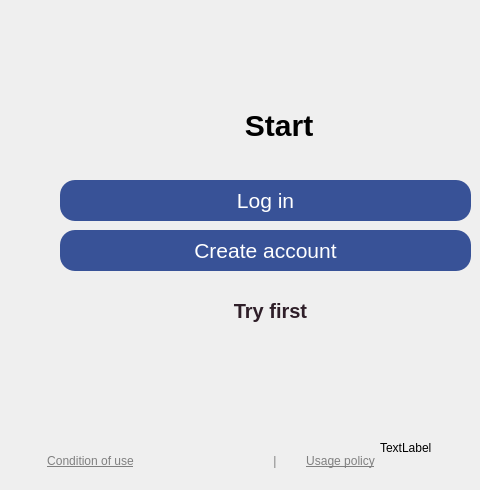
    <widget class="QWidget" name="tab_1">
     <attribute name="title">
      <string>Страница</string>
     </attribute>
     <widget class="QPushButton" name="pushButton_3">
      <property name="geometry">
       <rect>
        <x>60</x>
        <y>180</y>
        <width>411</width>
        <height>41</height>
       </rect>
      </property>
      <property name="font">
       <font>
        <pointsize>16</pointsize>
        <bold>false</bold>
       </font>
      </property>
      <property name="cursor">
       <cursorShape>PointingHandCursor</cursorShape>
      </property>
      <property name="styleSheet">
       <string notr="true">QPushButton {
    background-color: rgb(56, 82 , 151);
    border-radius: 15px;
    color: rgb(255, 255, 255);
font-weight: normal;
outline: none;

	
	

}

QPushButton:hover {
    background-color: rgb(60, 90, 156);
}
</string>
      </property>
      <property name="text">
       <string>Log in</string>
      </property>
     </widget>
     <widget class="QPushButton" name="pushButton_4">
      <property name="geometry">
       <rect>
        <x>60</x>
        <y>230</y>
        <width>411</width>
        <height>41</height>
       </rect>
      </property>
      <property name="font">
       <font>
        <pointsize>16</pointsize>
        <bold>false</bold>
       </font>
      </property>
      <property name="cursor">
       <cursorShape>PointingHandCursor</cursorShape>
      </property>
      <property name="styleSheet">
       <string notr="true">QPushButton {
    background-color: rgb(56, 82 , 151);
    border-radius: 15px;
    color: rgb(255, 255, 255);
	font-weight: normal;
outline: none;



}

QPushButton:hover {
    background-color: rgb(60, 90, 156);
}
</string>
      </property>
      <property name="text">
       <string>Create account</string>
      </property>
     </widget>
     <widget class="QLabel" name="label">
      <property name="geometry">
       <rect>
        <x>170</x>
        <y>100</y>
        <width>181</width>
        <height>51</height>
       </rect>
      </property>
      <property name="styleSheet">
       <string notr="true">
color: rgb(0, 0, 0);
font-weight: bold;
font-size: 30px</string>
      </property>
      <property name="text">
       <string>         Start</string>
      </property>
      <property name="openExternalLinks">
       <bool>false</bool>
      </property>
     </widget>
     <widget class="QPushButton" name="pushButton_12">
      <property name="geometry">
       <rect>
        <x>170</x>
        <y>290</y>
        <width>201</width>
        <height>41</height>
       </rect>
      </property>
      <property name="cursor">
       <cursorShape>PointingHandCursor</cursorShape>
      </property>
      <property name="styleSheet">
       <string notr="true">QPushButton {
	font-weight: bold;
	color: rgb(47, 31, 41);
	font-size: 20px;
	border: none; /* убирает видимые границы */
	border-radius: 15px; /* делает углы кнопки закругленными */
outline: none;
}</string>
      </property>
      <property name="text">
       <string>Try first</string>
      </property>
     </widget>
     <widget class="QLabel" name="label_3">
      <property name="geometry">
       <rect>
        <x>380</x>
        <y>440</y>
        <width>58</width>
        <height>16</height>
       </rect>
      </property>
      <property name="text">
       <string>TextLabel</string>
      </property>
     </widget>
     <widget class="QPushButton" name="pushButton_14">
      <property name="geometry">
       <rect>
        <x>30</x>
        <y>440</y>
        <width>121</width>
        <height>41</height>
       </rect>
      </property>
      <property name="cursor">
       <cursorShape>PointingHandCursor</cursorShape>
      </property>
      <property name="styleSheet">
       <string notr="true">QPushButton {
	
	color: rgb(128, 128, 128);
	font-size: 12px;
	border: none; /* убирает видимые границы */
	border-radius: 15px; /* делает углы кнопки закругленными */
	text-decoration: underline;
outline: none;
}</string>
      </property>
      <property name="text">
       <string>Condition of use</string>
      </property>
     </widget>
     <widget class="QPushButton" name="pushButton_15">
      <property name="geometry">
       <rect>
        <x>300</x>
        <y>440</y>
        <width>81</width>
        <height>41</height>
       </rect>
      </property>
      <property name="cursor">
       <cursorShape>PointingHandCursor</cursorShape>
      </property>
      <property name="styleSheet">
       <string notr="true">QPushButton {
	
	color: rgb(128, 128, 128);
	font-size: 12px;
	border: none; /* убирает видимые границы */
	border-radius: 15px; /* делает углы кнопки закругленными */
	text-decoration: underline;
outline: none;
}</string>
      </property>
      <property name="text">
       <string>Usage policy</string>
      </property>
     </widget>
     <widget class="QLabel" name="label_2">
      <property name="geometry">
       <rect>
        <x>240</x>
        <y>440</y>
        <width>58</width>
        <height>41</height>
       </rect>
      </property>
      <property name="styleSheet">
       <string notr="true">color: rgb(128, 128, 128);</string>
      </property>
      <property name="text">
       <string>          |</string>
      </property>
     </widget>
     <zorder>label_2</zorder>
     <zorder>pushButton_3</zorder>
     <zorder>pushButton_4</zorder>
     <zorder>label</zorder>
     <zorder>pushButton_12</zorder>
     <zorder>label_3</zorder>
     <zorder>pushButton_14</zorder>
     <zorder>pushButton_15</zorder>
    </widget>
